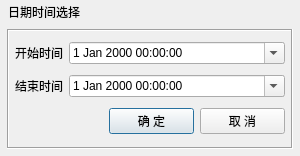
<?xml version="1.0" encoding="UTF-8"?>
<ui version="4.0">
 <class>QtDateSelect</class>
 <widget class="QDialog" name="QtDateSelect">
  <property name="geometry">
   <rect>
    <x>0</x>
    <y>0</y>
    <width>300</width>
    <height>156</height>
   </rect>
  </property>
  <property name="windowTitle">
   <string>Dialog</string>
  </property>
  <layout class="QVBoxLayout" name="verticalLayout">
   <property name="spacing">
    <number>0</number>
   </property>
   <property name="leftMargin">
    <number>1</number>
   </property>
   <property name="topMargin">
    <number>1</number>
   </property>
   <property name="rightMargin">
    <number>1</number>
   </property>
   <property name="bottomMargin">
    <number>1</number>
   </property>
   <item>
    <widget class="QWidget" name="QtFormTitle" native="true">
     <property name="sizePolicy">
      <sizepolicy hsizetype="Preferred" vsizetype="Fixed">
       <horstretch>0</horstretch>
       <verstretch>0</verstretch>
      </sizepolicy>
     </property>
     <layout class="QHBoxLayout" name="horizontalLayout_2">
      <property name="spacing">
       <number>0</number>
      </property>
      <property name="leftMargin">
       <number>0</number>
      </property>
      <property name="topMargin">
       <number>0</number>
      </property>
      <property name="rightMargin">
       <number>0</number>
      </property>
      <property name="bottomMargin">
       <number>0</number>
      </property>
      <item>
       <widget class="QLabel" name="QtLabIco">
        <property name="text">
         <string/>
        </property>
        <property name="alignment">
         <set>Qt::AlignCenter</set>
        </property>
       </widget>
      </item>
      <item>
       <widget class="QLabel" name="QtLabTitle">
        <property name="sizePolicy">
         <sizepolicy hsizetype="Expanding" vsizetype="Preferred">
          <horstretch>0</horstretch>
          <verstretch>0</verstretch>
         </sizepolicy>
        </property>
        <property name="text">
         <string>日期时间选择</string>
        </property>
        <property name="alignment">
         <set>Qt::AlignLeading|Qt::AlignLeft|Qt::AlignVCenter</set>
        </property>
       </widget>
      </item>
      <item>
       <widget class="QPushButton" name="btnMenu_Close">
        <property name="sizePolicy">
         <sizepolicy hsizetype="Minimum" vsizetype="Expanding">
          <horstretch>0</horstretch>
          <verstretch>0</verstretch>
         </sizepolicy>
        </property>
        <property name="focusPolicy">
         <enum>Qt::NoFocus</enum>
        </property>
        <property name="flat">
         <bool>true</bool>
        </property>
       </widget>
      </item>
     </layout>
    </widget>
   </item>
   <item>
    <widget class="QWidget" name="QtFormMain" native="true">
     <property name="styleSheet">
      <string notr="true">#gboxSoftKey .QPushButton{
border-width:0px;
border-radius:0px;
padding:2px;
}

#gboxSoftKey .QPushButton:hover{
border:1px solid #FF0000;
}

#gboxSoftKey{
border-width:0px;
border-radius:0px;
}</string>
     </property>
     <layout class="QVBoxLayout" name="verticalLayout_2">
      <property name="leftMargin">
       <number>6</number>
      </property>
      <property name="topMargin">
       <number>6</number>
      </property>
      <property name="rightMargin">
       <number>6</number>
      </property>
      <property name="bottomMargin">
       <number>6</number>
      </property>
      <item>
       <widget class="QFrame" name="frame">
        <property name="frameShape">
         <enum>QFrame::Box</enum>
        </property>
        <property name="frameShadow">
         <enum>QFrame::Sunken</enum>
        </property>
        <layout class="QGridLayout" name="gridLayout">
         <property name="leftMargin">
          <number>6</number>
         </property>
         <property name="topMargin">
          <number>6</number>
         </property>
         <property name="rightMargin">
          <number>6</number>
         </property>
         <property name="bottomMargin">
          <number>6</number>
         </property>
         <property name="spacing">
          <number>6</number>
         </property>
         <item row="0" column="0">
          <widget class="QLabel" name="labStart">
           <property name="text">
            <string>开始时间</string>
           </property>
          </widget>
         </item>
         <item row="0" column="1">
          <widget class="QDateTimeEdit" name="dateTimeStart">
           <property name="sizePolicy">
            <sizepolicy hsizetype="Expanding" vsizetype="Fixed">
             <horstretch>0</horstretch>
             <verstretch>0</verstretch>
            </sizepolicy>
           </property>
           <property name="calendarPopup">
            <bool>true</bool>
           </property>
          </widget>
         </item>
         <item row="1" column="0">
          <widget class="QLabel" name="labEnd">
           <property name="text">
            <string>结束时间</string>
           </property>
          </widget>
         </item>
         <item row="1" column="1">
          <widget class="QDateTimeEdit" name="dateTimeEnd">
           <property name="sizePolicy">
            <sizepolicy hsizetype="Expanding" vsizetype="Fixed">
             <horstretch>0</horstretch>
             <verstretch>0</verstretch>
            </sizepolicy>
           </property>
           <property name="calendarPopup">
            <bool>true</bool>
           </property>
          </widget>
         </item>
         <item row="2" column="0" colspan="2">
          <layout class="QHBoxLayout" name="horizontalLayout">
           <property name="spacing">
            <number>6</number>
           </property>
           <item>
            <spacer name="horizontalSpacer">
             <property name="orientation">
              <enum>Qt::Horizontal</enum>
             </property>
             <property name="sizeHint" stdset="0">
              <size>
               <width>40</width>
               <height>20</height>
              </size>
             </property>
            </spacer>
           </item>
           <item>
            <widget class="QPushButton" name="btnOk">
             <property name="minimumSize">
              <size>
               <width>85</width>
               <height>0</height>
              </size>
             </property>
             <property name="text">
              <string>确 定</string>
             </property>
            </widget>
           </item>
           <item>
            <widget class="QPushButton" name="btnCancel">
             <property name="minimumSize">
              <size>
               <width>85</width>
               <height>0</height>
              </size>
             </property>
             <property name="toolTip">
              <string/>
             </property>
             <property name="text">
              <string>取 消</string>
             </property>
            </widget>
           </item>
          </layout>
         </item>
        </layout>
       </widget>
      </item>
     </layout>
    </widget>
   </item>
  </layout>
 </widget>
 <tabstops>
  <tabstop>btnOk</tabstop>
  <tabstop>btnCancel</tabstop>
  <tabstop>dateTimeStart</tabstop>
  <tabstop>dateTimeEnd</tabstop>
 </tabstops>
 <resources/>
 <connections/>
</ui>
